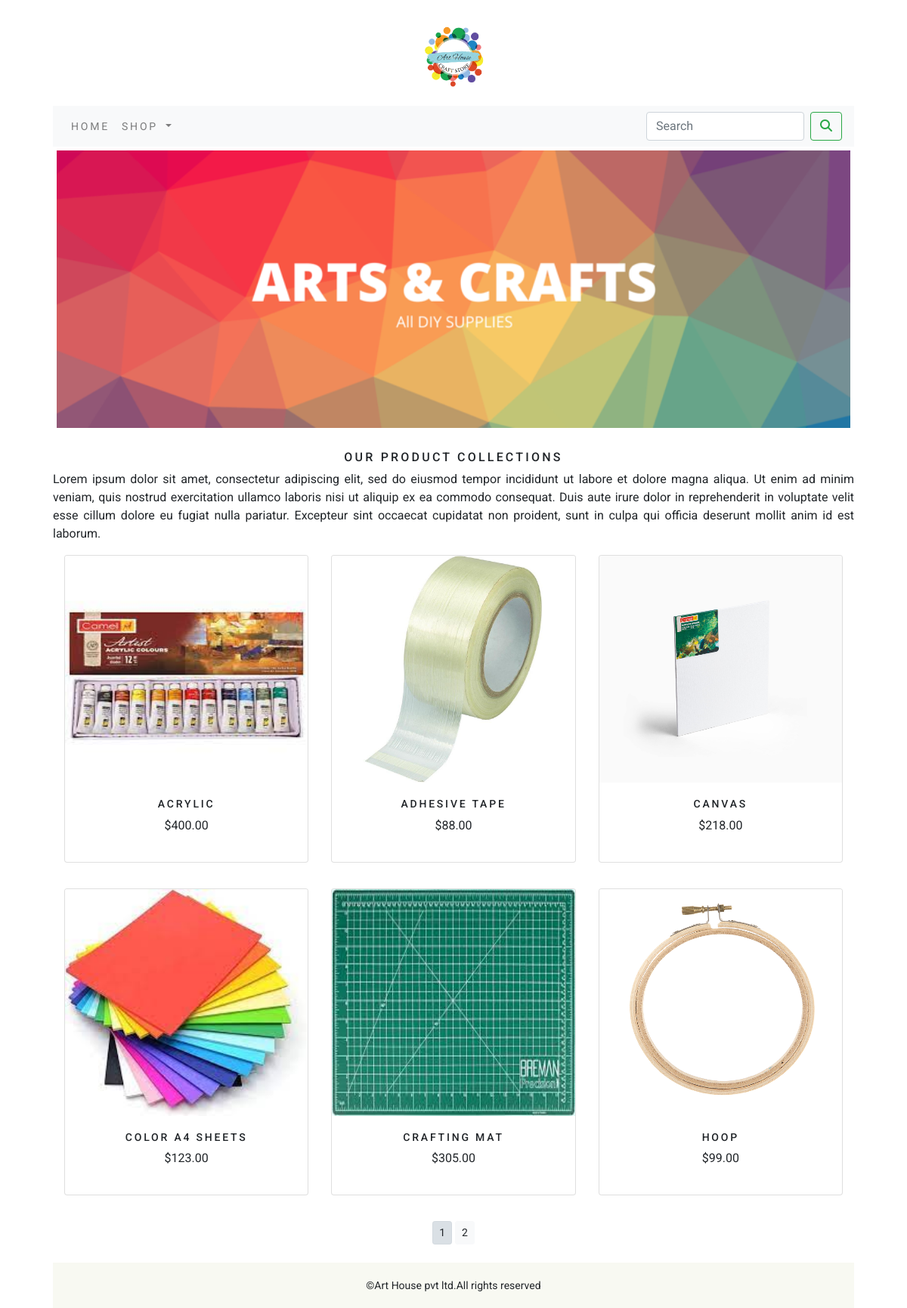
The app's page /shop/ with its own data.
### shop/models.py (models this page shows, shortened)
class Product(models.Model):
    name=models.CharField(max_length=250,unique=True)
    slug=models.SlugField(max_length=250,unique=True)
    desc=models.TextField(blank=True)
    price=models.DecimalField(max_digits=10,decimal_places=2)
    category=models.ForeignKey(category,on_delete=models.CASCADE)
    image=models.ImageField(upload_to='products',blank=True)
    stock=models.IntegerField()
    available=models.BooleanField(default=True)
    created=models.DateTimeField(auto_now_add=True)
    updated=models.DateTimeField(auto_now=True)
    class   Meta:
        ordering=('name',)
        verbose_name='product'
        verbose_name_plural='products'
    def get_url(self):
        return reverse('shop:prodCatDetail',args=[self.category.slug,self.slug])

### shop/views.py (the view)
# urls.py: path('',views.allProdCat,name="allProdCat"),
def allProdCat(request,c_slug=None):
    c_page=None
    products_list=None
    if c_slug!=None:
        c_page=get_object_or_404(category,slug=c_slug)
        products_list=Product.objects.all().filter(category=c_page,available=True)
    else:
        products_list=Product.objects.all().filter(available=True)
    paginator=Paginator(products_list,6)
    try:
        page=int(request.GET.get('page',1))
    except:
        page=1
    try:
        products=paginator.page(page)
    except (EmptyPage,InvalidPage):
        products=paginator.page(paginator.num_pages)
    return render(request,"category.html",{'category':c_page,'products':products})

### cart/context_processors.py (called while the page is built)
def counter(request):
    item_count = 0
    if 'admin' in request.path:
        return {}
    else:
        try:
            cart=Cart.objects.filter(cart_id=_cart_id(request))
            car_items=CartItem.objects.all().filter(cart=cart[:1])
            for cart_item in car_items:
                item_count += cart_item.quantity
        except Cart.DoesNotExist:
            item_count = 0
    return dict(item_count=item_count)

### cart/views.py (called while the page is built)
def _cart_id(request):
    cart=request.session.session_key
    if not cart:
        cart=request.session.create()
    return cart

### shop/context_processors.py (called while the page is built)
def menu_links(request):
    links=category.objects.all()
    return dict(links=links)

### shop/models.py (called while the page is built)
    def get_url(self):
        return reverse('shop:products_by_category',args=[self.slug])

### templates/category.html (shortened to what this page needs)
{% extends 'base.html' %}
{% load static %}
{%  block content %}
    <div>
        {% if category %}
            <img class="my_image" src="{{category.image.url}}" alt="{{category.name}}">
    </div>
            <br>
            <div>
                <h1 class="text-center my_title">{{category.name}}</h1>
                <p class="text-justify">{{category.desc}}</p><br>
            </div>
        {% else %}
            <div>
                <center>
                <img class="my_image my_image_padding" src="{% static 'img/banner1.png' %}" alt="our products">
                </center>
            </div>
            <br>
            <div>
                <h1 class="text-center my_title">Our product collections</h1>
                <p class="text-justify">Lorem ipsum dolor sit amet, consectetur adipiscing elit,
                    sed do eiusmod tempor incididunt ut labore et dolore magna aliqua. Ut enim ad
                    minim veniam, quis nostrud exercitation ullamco laboris nisi ut aliquip ex ea
                    commodo consequat. Duis aute irure dolor in reprehenderit in voluptate velit esse
                    cillum dolore eu fugiat nulla pariatur. Excepteur sint occaecat cupidatat non
                    proident, sunt in culpa qui officia deserunt mollit anim id est laborum.</p>
            </div>
        {% endif %}
<div class="container">
    <div class="row mx_auto">
        {% for product in products.object_list %}
            <div class="my_bottom_margin col-9 col-sm-12 col-md-4 col-md-12 col-lg-4">
                <div class="card text-center" style="min-width:18rem;">
                <a href="{{product.get_url}}"><img class="card-img-top" src="{{product.image.url}}" alt="{{product.name}}" height="300px" width="200px"></a>
            <div class="card-body">
                <h4>{{product.name}}</h4>
                <p>${{product.price}}</p>
            </div>
            </div>
                <br>
            </div>
        <br><br>
        {% endfor %}
    </div>
    <div class="mx-auto">
        {% if products.paginator.num_pages > 1 %}
            <div class="text-center">
                {% for pg in products.paginator.page_range %}
                    <a href="?page={{pg}}" class="btn btn-light btn-sm {% if products.number == pg %} active {% endif %}">{{pg}}</a>
                {% endfor %}
            </div>
        {% endif %}
    </div>
    <br>
</div>
{% endblock %}

### templates/base.html (shortened to what this page needs)
{% load static %}
<!DOCTYPE html>
<html lang="en">
<head>
    <link rel="stylesheet" href="{% static 'css/bootstrap.min.css' %}">
    <link rel="stylesheet" href="{% static 'css/custom.css' %}">
</head>
<body>
<div class="container-fluid">
{% include 'header.html' %}
{% include 'navbar.html' %}
{% block content %}
{% endblock %}
    </div>
{% include 'footer.html' %}
</body>
</html>

### templates/header.html
{% load static %}
<header>
    <center>
        <a href="{% url 'shop:allProdCat' %}"><img src="{% static 'img/logo2.png' %}" alt="logoimage" height="140px" width="140px"></a>
    </center>
</header>

### templates/navbar.html (shortened to what this page needs)
<nav class="navbar navbar-expand-lg navbar-light bg-light">
  <div class="collapse navbar-collapse" id="navbarSupportedContent">
    <ul class="navbar-nav mr-auto">
      <li class="nav-item">
        <a class="nav-link" href="#">Home</a>
      </li>
      <li class="nav-item dropdown">
        <a class="nav-link dropdown-toggle" href="#" id="navbarDropdown" role="button" data-toggle="dropdown" aria-haspopup="true" aria-expanded="false">
          Shop
        </a>
      </li>
    </ul>
    <form class="form-inline my-2 my-lg-0" action="{% url 'search_app:searchResults' %}" method="GET">
      <input class="form-control mr-sm-2" type="search" placeholder="Search" name="q" aria-label="Search">
      <button class="btn btn-outline-success my-2 my-sm-0" type="submit"><i class="fa-solid fa-magnifying-glass"></i></button>
    </form>
  </div>
</nav>

### templates/footer.html
<div class="footer navbar-fixed-bottom my_footer">
    <p class="text-center">&copy;Art House pvt ltd.All rights reserved</p>
</div>

### static/css/custom.css (style rules this page uses)
body { font-family: 'Roboto', sans-serif; }
.nav-item { letter-spacing: .2em; font-size:14px; text-transform:uppercase; }
.my_footer { background-color:#f8f9f2; height:60px; }
.my_footer p { padding-top:20px; font-size:14px; }
.my_image { width: 100%; height:auto; }
.my_title { font-size:16px; text-transform:uppercase; letter-spacing: .2em; }
.my_image_padding { padding:5px }
.container-fluid { padding-left:70px; padding-right:70px; }
.my_bottom_margin { margin-bottom:10px; }
.card-body h4 { font-size:14px; text-transform:uppercase; letter-spacing: .2em; }

### records on screen
Product: image (picture), name "ACRYLIC", price "400.00"
Product: image (picture), name "ADHESIVE TAPE", price "88.00"
Product: image (picture), name "CANVAS", price "218.00"
Product: image (picture), name "COLOR A4 SHEETS", price "123.00"
Product: image (picture), name "CRAFTING MAT", price "305.00"
Product: image (picture), name "HOOP", price "99.00"

### other values on screen
{{ pg }} "1" "2"
